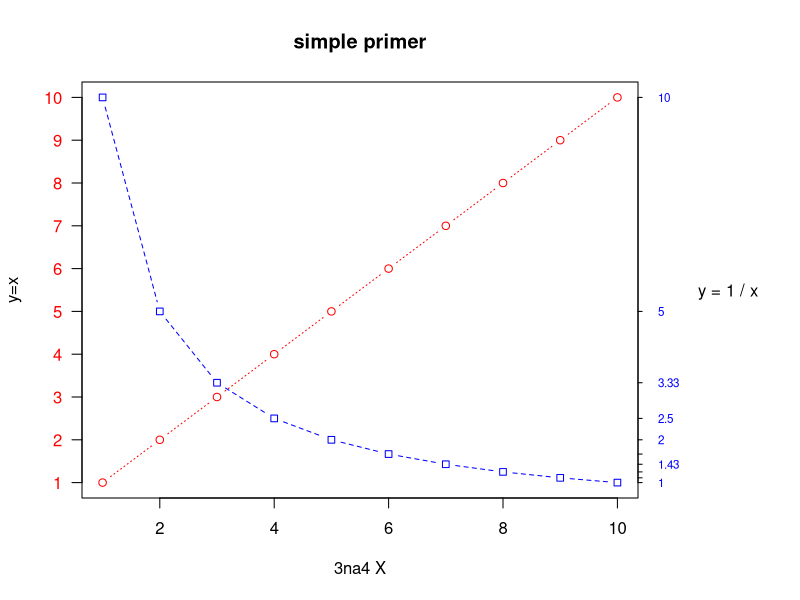
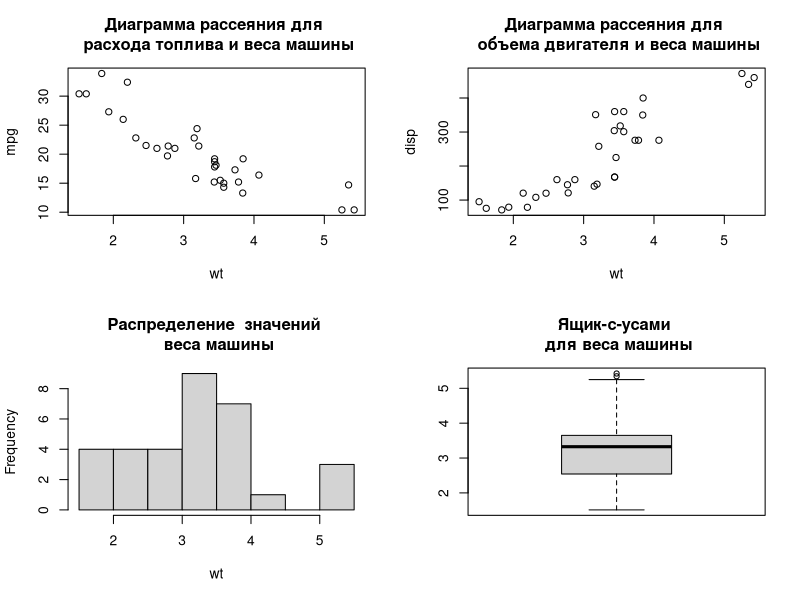

Write the R code that produced these figures, in order.
x = c(1:10)
y = x
z = 10 / x
opar = par(no.readonly = TRUE)
par(mar = c(5,4,4,8) + .1 )
plot(x, y, type = 'b',pch = 21, col = 'red', yaxt = 'n',lty = 3, ann = FALSE)
lines(x, z, type = "b", pch = 22, col = 'blue',lty = 2)

axis(2, at = x, labels = x, col.axis = 'red', las = 2)
axis(4, at = z, labels = round(z, digits = 2), col.axis = 'blue', las = 2, cex.axis = 0.7, tck = -.01)
mtext('y = 1 / x', side = 4, line = 3, cex.lab = 1, las = 2)
title('simple primer',xlab = '3na4 X',ylab = 'y=x')
par(opar)

attach(mtcars)
opar <- par(no.readonly=TRUE)

par(mfrow=c(2,2)) # будет четыре графика

plot(wt,mpg, main="Диаграмма рассеяния для \n расхода топлива и веса машины")
plot(wt,disp, main="Диаграмма рассеяния для \n объема двигателя и веса машины")
hist(wt, main="Распределение  значений \n веса машины")
boxplot(wt, main="Ящик-с-усами \n для веса машины")

par(opar)
detach(mtcars)

